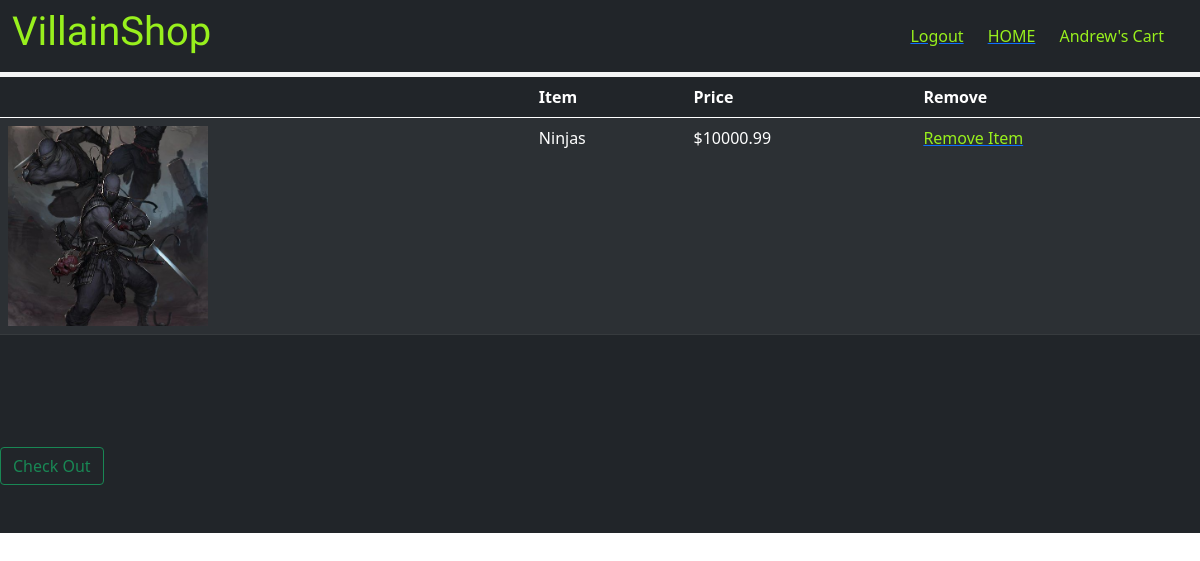
/view_cart (signed in), run on the app's committed database.
### ecommerce_app/models.py (models this page shows)
class User(models.Model):
    first_name = models.CharField(max_length=45)
    last_name = models.CharField(max_length=45)
    email = models.CharField(max_length=255)
    password = models.CharField(max_length=255)
    created_at = models.DateTimeField(auto_now_add=True)
    updated_at = models.DateTimeField(auto_now=True)
    objects = User_Manager()

class OrderProduct(models.Model):
    user = models.ForeignKey(User, related_name='OrderItems', on_delete = models.CASCADE)
    product = models.ForeignKey(Product, related_name='OrderItems', on_delete = models.CASCADE)
    quantity = models.IntegerField(default=1)

class Product(models.Model):
    name = models.CharField(max_length=200, null=True)
    price = models.FloatField()
    desc = models.TextField()
    image = models.ImageField(null=True, blank=True)

### ecommerce_app/views.py (the view)
def view_cart(request):
    if 'user_id' not in request.session:
        return redirect('/no_user')
    else:
        context = {
            'user': User.objects.get(id=request.session['user_id']),
            'orderproducts' :OrderProduct.objects.all()
        }
    return render( request, 'view_cart.html', context)

### ecommerce_app/templates/view_cart.html (shortened to what this page needs)
<!DOCTYPE html>
<html lang="en">
<head>
    {% load static %}
    <link rel="stylesheet" href="{% static 'css/style.css' %}">
    <link rel="stylesheet" href="https://cdn.jsdelivr.net/npm/bootstrap@5.0.0-beta3/dist/css/bootstrap.rtl.min.css">
</head>
<body>
    <div class="hero bg-dark bg-size:cover">
        <nav class="navbar navbar-dark bg-dark">
        <div class="container-fluid">
            <h1>VillainShop</h1>
            <form class="d-flex">
              <a href="/logout"><p class="ms-4 mt-3">Logout</p></a>
              <a href="/"><p class="ms-4 mt-3">HOME</p></a>
            <p class="ms-4 mt-3">{{ user.first_name }}'s Cart</p>
            </form>
        </div>
        </nav>
        <table class="table table-dark table-striped">
            <thead>
              <tr>
                <th scope="col"></th>
                <th scope="col">Item</th>
                <th scope="col">Price</th>
                <th scope="col">Remove</th>
              </tr>
            </thead>
            <tbody>
              {% for orderproduct in orderproducts %}
              {% if orderproduct.user.id == request.session.user_id %}
              <tr>
                <td><img src="{{ orderproduct.product.image.url }}" alt="product picture"></td>
                <td>{{ orderproduct.product.name }}</td>
                <td>${{ orderproduct.product.price }}</td>
                <td><a href="/cart_destroy/{{ orderproduct.id }}"><p>Remove Item</p></a></td>
                {% endif %}
                {% endfor %}
              </tr>
            </tbody>
        </table>
        <br>
        <br>
        <br>
        <br>
        <a href="/checkout" class="btn btn-outline-success ms-3">Check Out</a>
        <br>
        <br>
        <br>
    </div>
</body>
</html>

### ecommerce_app/static/css/style.css (style rules this page uses)
h1 { font-family: 'Kaushan Script', cursive; color: rgb(152, 240, 29); }
p { color: rgb(152, 240, 29); }
nav { border-bottom: whitesmoke solid 5px; }
img { height: 200px; width: 200px; object-fit: cover; }
.hero { height: 100%; width: 100%; }

### data on the page
User: first_name "Andrew"
OrderProduct: product.image (picture), product.name "Ninjas", product.price "10000.99"
